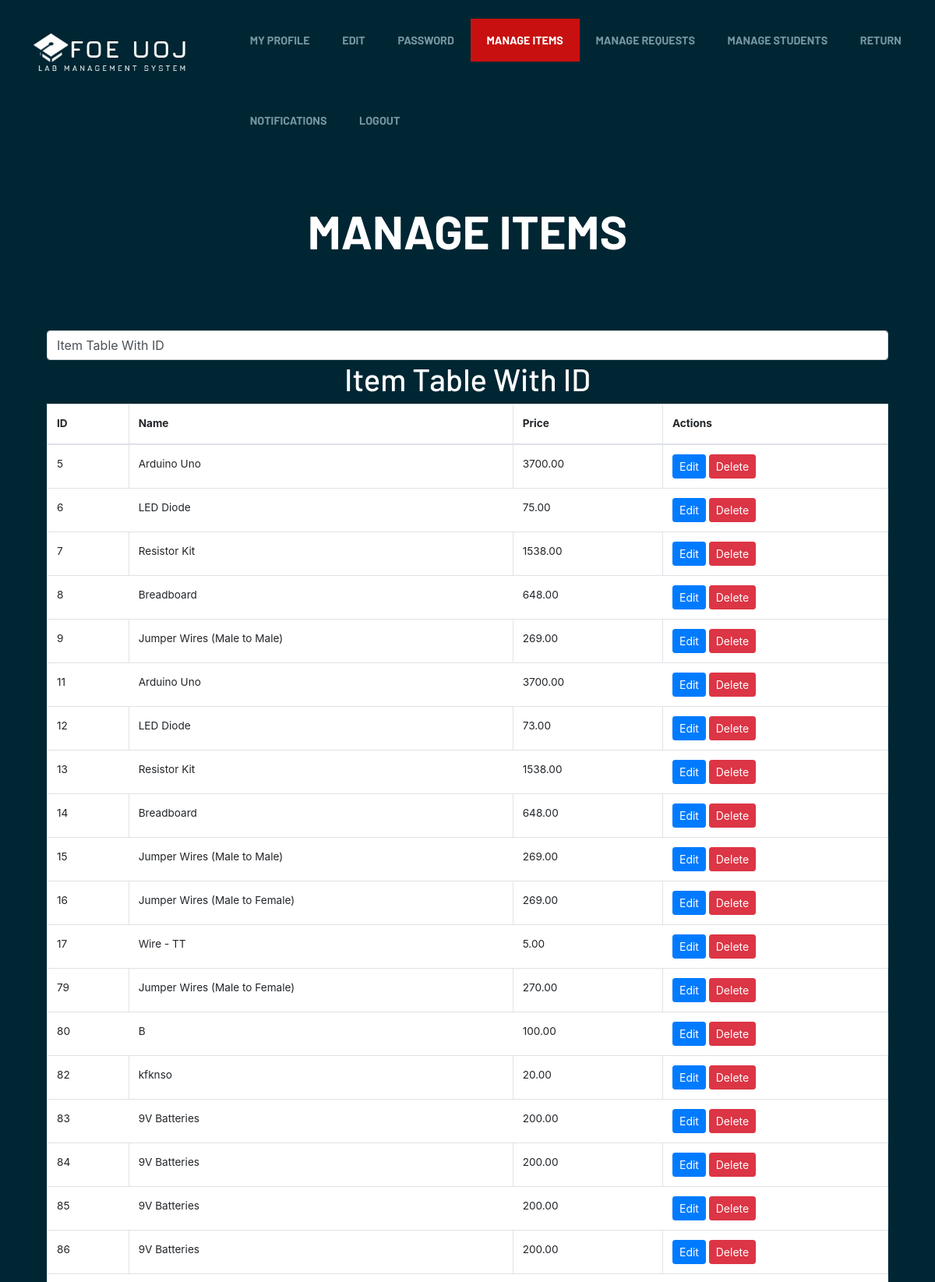
The page /FOE_LMS/tech_officer/manage_items.php (signed in, upper part) on the database its author committed.
### tables this page shows
CREATE TABLE `lab_item` (
  `item_id` int(11) NOT NULL,
  `name` varchar(255) NOT NULL,
  `price` decimal(10,2) NOT NULL
);

### FOE_LMS/tech_officer/manage_items.php (the view, shortened to what this page needs)
<?php
$connection = mysqli_connect("localhost", "root", "", "lab");
$query = "SELECT * FROM lab_item";
$result = mysqli_query($connection, $query);
?>
<!DOCTYPE html>
<html lang="en">
<head>
      <link rel="stylesheet" href="../assets/css/components.css">
      <link rel="stylesheet" href="../assets/css/icons.css">
      <link rel="stylesheet" href="../assets/css/responsee.css">
      <link rel="stylesheet" href="../assets/owl-carousel/owl.carousel.css">
      <link rel="stylesheet" href="../assets/owl-carousel/owl.theme.css">
      <link rel="stylesheet" href="../assets/css/template-style.css">
      <link href="https://cdn.jsdelivr.net/npm/bootstrap@5.3.0-alpha1/dist/css/bootstrap.min.css" rel="stylesheet">
      <link href="https://cdnjs.cloudflare.com/ajax/libs/font-awesome/5.15.4/css/all.min.css" rel="stylesheet">
      <link rel="stylesheet" type="text/css" href="https://stackpath.bootstrapcdn.com/bootstrap/4.4.1/css/bootstrap.min.css">
</head>
<body class="size-1520 primary-color-red background-dark">
    <header class="grid">
        <nav class="s-12 grid background-none background-primary-hightlight">
            <a href="officer_dashboard.php" class="m-12 l-3 padding-2x logo">
            <img src="../assets/img/logo.jpg">
            </a>
            <div class="top-nav s-12 l-9">
                <ul class="top-ul right chevron">
                <li><a href="officer_dashboard.php">My Profile</a></li>
                <li><a href="edit_profile.php">Edit</a></li>
                <li><a href="change_password.php">Password</a></li>
                <li><a href="manage_items.php">Manage Items</a></li>
                <li><a href="manage_requests.php">Manage Requests</a></li>
                <li><a href="manage_students.php">Manage Students</a></li>
                <li><a href="return_items.php">Return</a></li>
                <li><a href="notifications.php">Notifications</a></li>
                <li><a href="#" onclick="confirmLogout()">Logout</a></li>
                </ul>
            </div>
        </nav>
    </header>
    <head>
        <div class="container">
            <main role="main">
                <header class="grid">
                    <div class="s-12 padding-2x">
                        <h1 class="text-strong text-white text-center center text-size-60 text-uppercase margin-bottom-20">
                            MANAGE ITEMS</h1>
                    </div>
                </header>
                <hr>
<section>
<div class="container">
                    <div class="row ">
                        <div class="col">
                            <select id="tableSelector" class="form-control">
                                <option value="table1">Item Table With ID </option>
                            </select>
                        </div>
                    </div>
                    <div id="table1">
                        <div class="row ">
                            <div class="col-md-12">
                                <h1 style="color: white; text-align: center;">Item Table With ID</h1>
                                <table class="table table-bordered">
                                    <thead>
                                        <tr>
                                            <th>ID</th>
                                            <th>Name</th>
                                            <th>Price</th>
                                            <th>Actions</th>
                                        </tr>
                                    </thead>
                                    <tbody>
                                        <?php
                                        while ($row = mysqli_fetch_assoc($result)) {
                                            echo "<tr>";
                                            echo "<td>" . $row['item_id'] . "</td>";
                                            echo "<td>" . $row['name'] . "</td>";
                                            echo "<td>" . $row['price'] . "" . "</td>";
                                            echo "<td>
                                                <a href='#' class='btn btn-primary btn-sm edit-btn text-white'
                                                    data-id='" . $row['item_id'] . "' data-name='" . $row['name'] . "'
                                                    data-price='" . $row['price'] . "' data-toggle='modal'
                                                    data-target='#editModal'>Edit</a>
                                                <a href='manage_items.php?delete=" . $row['item_id'] . "'
                                                    class='btn btn-danger btn-sm text-white' onclick = 'confirmDelete(event)'>Delete</a>
                                            </td>";
                                            echo "</tr>";
                                        }
                                        ?>
                                    </tbody>
                                </table>
                            </div>
                        </div>
                    </div>
</section>
</body>
</html>

### FOE_LMS/assets/css/responsee.css (style rules this page uses)
* { -webkit-box-sizing:border-box; -moz-box-sizing:border-box; box-sizing:border-box; margin:0; }
body { background:none repeat scroll 0 0 #eeeeee; font-size:16px; font-family:"Open Sans",Arial,sans-serif; color:#444; }
h1,h2,h3,h4,h5,h6 { color:#152732; font-weight: normal; line-height: 1.3; margin:0.5rem 0; }
h1 { font-size:2.7rem; }
a, a:link, a:visited, a:hover, a:active { text-decoration:none; color:#9BB800; transition:color 0.20s linear 0s; -o-transition:color 0.20s linear 0s; -ms-transition:color 0.20s linear 0s; -moz-transition:color 0.20s linear 0s; -webkit-transition:color 0.20s linear 0s; }
p,li,dl,blockquote,table,kbd { font-size: 0.85rem; line-height: 1.6; }
.text-center { text-align:center!important; }
img { border:0; display:block; height:auto; max-width:100%; width:auto; }
table { background:none repeat scroll 0 0 #fff; border:1px solid #f0f0f0; border-collapse:collapse; border-spacing:0; text-align:left; width:100%; }
table tr td, table tr th { padding:0.625rem; }
table tfoot, table thead,table tr:nth-of-type(2n) { background:none repeat scroll 0 0 #f0f0f0; }
th,table tr:nth-of-type(2n) td { border-right:1px solid #fff; }
td { border-right:1px solid #f0f0f0; }
.grid { display:grid; grid-template-columns:repeat(12, 1fr); width:100%; margin:0 auto; }
hr { border: 0; border-top: 1px solid #e5e5e5; clear:both; height:0; margin:2.5rem auto; }
li { padding:0; }
ul,ol { padding-left:1.25rem; }
.size-1520 .line,.size-1520 .grid { max-width:95rem; }
nav { display:block; width:100%; background:#152732; }
.line::after, nav::after, .center::after, .box::after, .margin::after, .margin2x::after, .grid.full::after { clear:both; content: "."; display:block; height:0; line-height:0; overflow:hidden; visibility:hidden; }
.top-nav ul { padding:0; }
.top-nav li { float:left; list-style:none outside none; cursor:pointer; }
.top-nav li a { color:#fff; display:block; font-size:1rem; padding:1.25rem; }
.top-nav .active-item a { background:#2b4c61; }
.aside-nav a,.aside-nav a:link,.aside-nav a:visited,.aside-nav li > ul,.top-nav a,.top-nav a:link,.top-nav a:visited { transition:background 0.20s linear 0s; -o-transition:background 0.20s linear 0s; -ms-transition:background 0.20s linear 0s; -moz-transition:background 0.20s linear 0s; -webkit-transition:background 0.20s linear 0s; }
.s-1,.s-2,.s-five,.s-3,.s-4,.s-5,.s-6,.s-7,.s-8,.s-9,.s-10,.s-11,.s-12,.m-1,.m-2,.m-five,.m-3,.m-4,.m-5,.m-6,.m-7,.m-8,.m-9,.m-10,.m-11,.m-12,.l-1,.l-2,.l-five,.l-3,.l-4,.l-5,.l-6,.l-7,.l-8,.l-9,.l-10,.l-11,.l-12,.xl-1,.xl-2,.xl-five,.xl-3,.xl-4,.xl-5,.xl-6,.xl-7,.xl-8,.xl-9,.xl-10,.xl-11,.xl-12,.xxl-1,.xxl-2,.xxl-five,.xxl-3,.xxl-4,.xxl-5,.xxl-6,.xxl-7,.xxl-8,.xxl-9,.xxl-10,.xxl-11,.xxl-12 { float:left; position:static; }
.s-12, .grid .s-12.center { width:100% }
.grid .s-12 { grid-column:span 12; }
.m-12, .grid .m-12.center { width:100% }
.grid .m-12 { grid-column:span 12; }
.l-3, .grid .l-3.center { width:25%; }
.l-9, .grid .l-9.center { width:75%; }
.grid .l-3 { grid-column:span 3; }
.grid .l-9 { grid-column:span 9; }
.right { float:right; }
@media screen and (max-width:1366px) { .size-960,.size-1140,.size-1280,.size-1520 { max-width:1366px; } }
.grid .s-1,.grid .s-2,.grid .s-five,.grid .s-3,.grid .s-4,.grid .s-5,.grid .s-6,.grid .s-7,.grid .s-8,.grid .s-9,.grid .s-10,.grid .s-11,.grid .s-12,.grid .m-1,.grid .m-2,.grid .m-five,.grid .m-3,.grid .m-4,.grid .m-5,.grid .m-6,.grid .m-7,.grid .m-8,.grid .m-9,.grid .m-10,.grid .m-11,.grid .m-12,.grid .l-1,.grid .l-2,.grid .l-five,.grid .l-3,.grid .l-4,.grid .l-5,.grid .l-6,.grid .l-7,.grid .l-8,.grid .l-9,.grid .l-10,.grid .l-11,.grid .l-12,.grid .xl-1,.grid .xl-2,.grid .xl-five,.grid .xl-3,.grid .xl-4,.grid .xl-5,.grid .xl-6,.grid .xl-7,.grid .xl-8,.grid .xl-9,.grid .xl-10,.grid .xl-11,.grid .xl-12,.grid .xxl-1,.grid .xxl-2,.grid .xxl-five,.grid .xxl-3,.grid .xxl-4,.grid .xxl-5,.grid .xxl-6,.grid .xxl-7,.grid .xxl-8,.grid .xxl-9,.grid .xxl-10,.grid .xxl-11,.grid .xxl-12 { float:none; width:auto; }
.center { float:none; margin:0 auto; display:block; }
.grid .center { justify-self:center; margin:auto; grid-column:1 / -1; }
.grid .grid { padding:0; width:100%; }

### rows shown on the page
lab_item: item_id "5", name "Arduino Uno", price "3700.00"
lab_item: item_id "6", name "LED Diode", price "75.00"
lab_item: item_id "7", name "Resistor Kit", price "1538.00"
lab_item: item_id "8", name "Breadboard", price "648.00"
lab_item: item_id "9", name "Jumper Wires (Male to Male)", price "269.00"
lab_item: item_id "11", name "Arduino Uno", price "3700.00"
lab_item: item_id "12", name "LED Diode", price "73.00"
lab_item: item_id "13", name "Resistor Kit", price "1538.00"
lab_item: item_id "14", name "Breadboard", price "648.00"
lab_item: item_id "15", name "Jumper Wires (Male to Male)", price "269.00"
lab_item: item_id "16", name "Jumper Wires (Male to Female)", price "269.00"
lab_item: item_id "17", name "Wire - TT", price "5.00"
lab_item: item_id "79", name "Jumper Wires (Male to Female)", price "270.00"
lab_item: item_id "80", name "B", price "100.00"
lab_item: item_id "82", name "kfknso", price "20.00"
lab_item: item_id "83", name "9V Batteries", price "200.00"
lab_item: item_id "84", name "9V Batteries", price "200.00"
lab_item: item_id "85", name "9V Batteries", price "200.00"
lab_item: item_id "86", name "9V Batteries", price "200.00"
